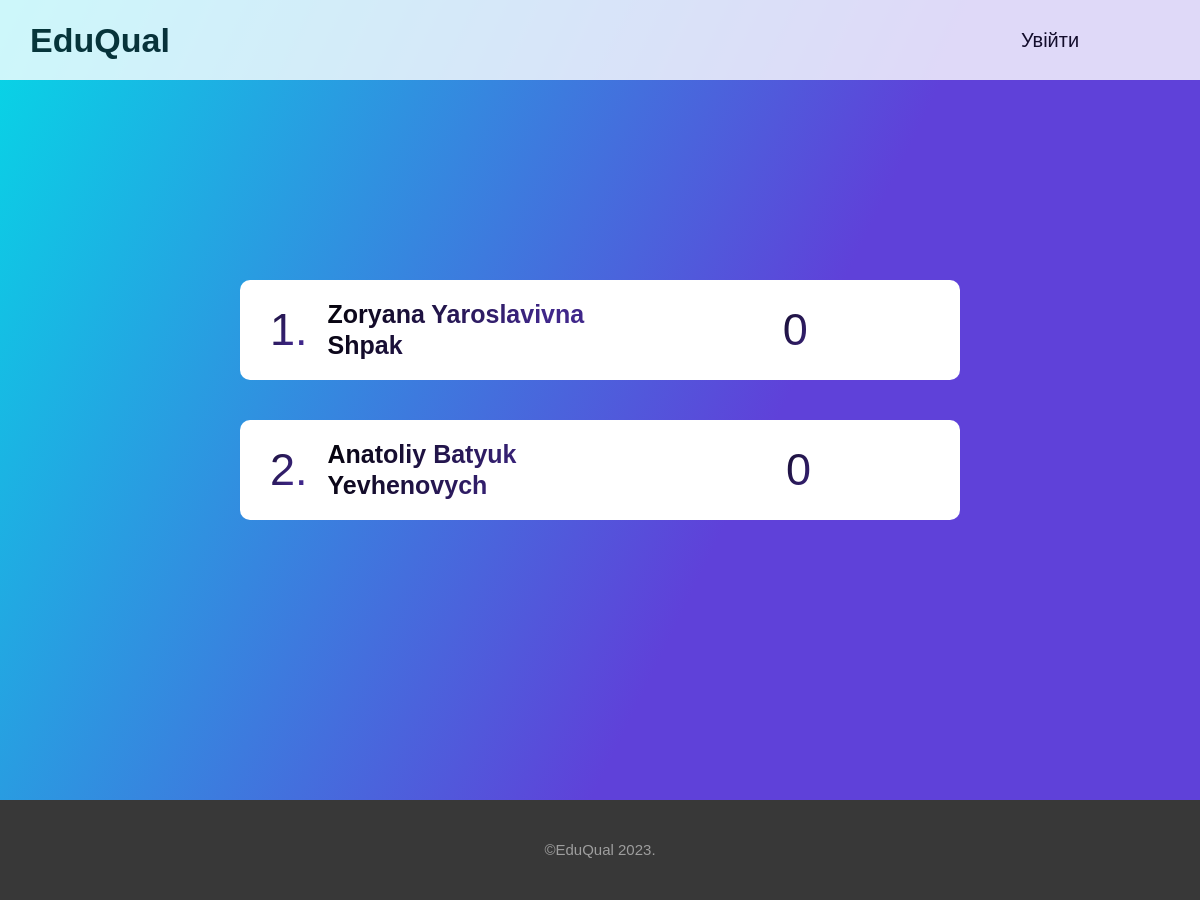
Before: /teachersrating/ with the older database file.
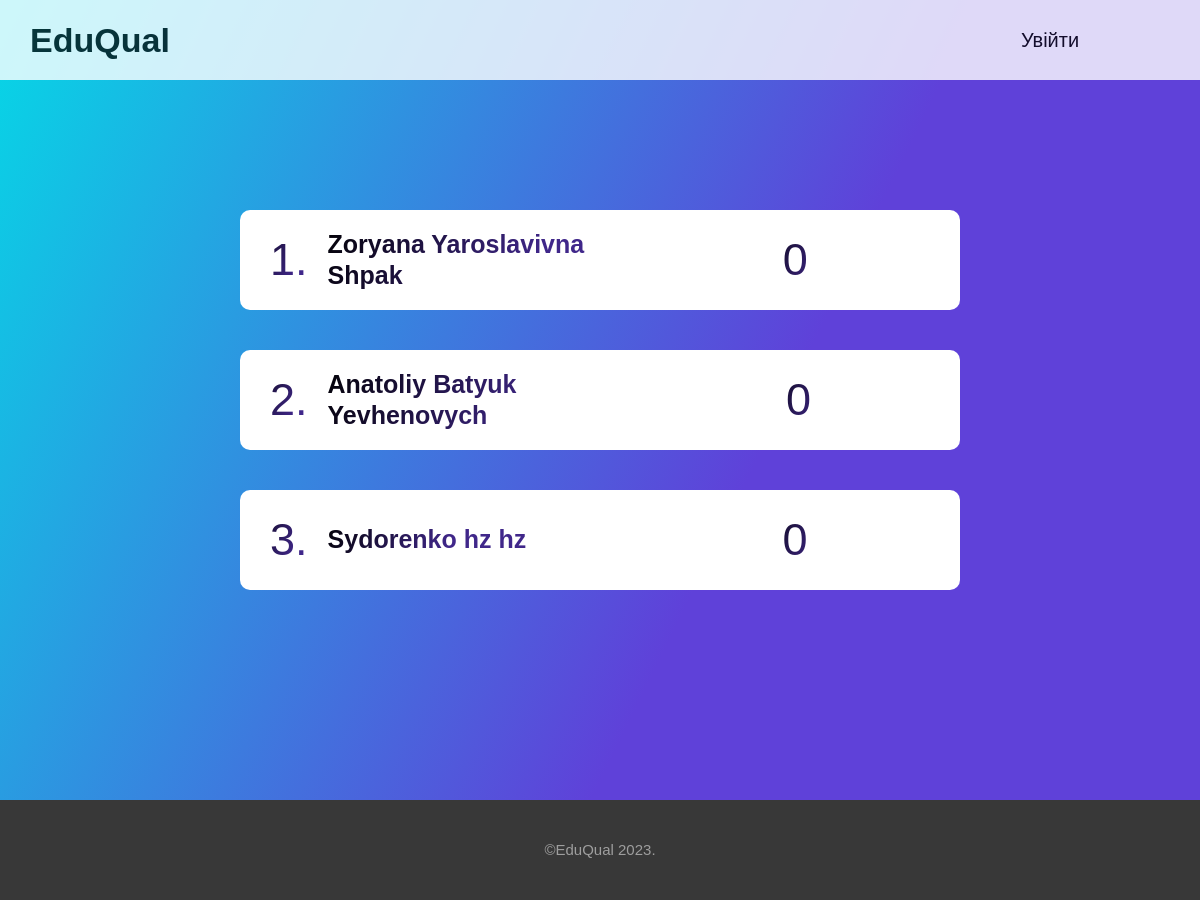
After: the same page with the newer database file.
### poll/models.py (models this page shows, shortened)
class Teacher(models.Model):
    firstname = models.CharField(max_length=30)
    lastname = models.CharField(max_length=30)
    surname = models.CharField(max_length=30)
    score = models.IntegerField(default=0)
    class Meta:
        verbose_name = "Teacher"
        verbose_name_plural = "Teachers"

### poll/views.py (the view)
# urls.py: path('teachersrating/', teachersRating, name='teachersRating'),
def teachersRating(request):
    context = {}
    context['members'] = Teacher.objects.order_by('score').reverse().all()
    return render(request, 'rating/rating.html', context=context)

### poll/templates/rating/rating.html (shortened to what this page needs)
{% load static %}
<!doctype html>
<html lang="en">
<head>
    <link rel="stylesheet" href="{% static 'style_rating.css' %}">
</head>
<body>
<div class="header disp">
    <div class="logo">
        <a href="{% url 'home' %}" class="logo-text disp"><b>EduQual</b></a>
    </div>
    <div class="menu disp">
        {% if user.is_authenticated %}
            <a class="item" href="{% url 'logout' %}">Вийти</a>
        {% else %}
            <a class="item" href="{% url 'login' %}">Увійти</a>
        {% endif %}
    </div>
</div>
<div class="rating-page disp-centr">
    {% for i in members %}
        <div class="rating disp">
            <div class="info disp">
                <div class="number text">
                    <p>{{ forloop.counter }}.</p>
                </div>
                <div class="name-secondname disp">
                    <p class="text">{{ i.firstname }} {{ i.lastname }} {{ i.surname }}</p>
                </div>
            </div>
            <div class="rating-result disp-centr">
                <div class="mark  text">
                    <p>{{ i.score }}</p>
                </div>
            </div>
        </div>
    {% endfor %}
</div>
<div class="sixth-page">
    <div class="text-six">©EduQual 2023.</div>
</div>
</body>
</html>

### staticfiles/style_rating.css (style rules this page uses)
body { margin: 0; font-family: 'Archivo', sans-serif; }
.disp { display: flex; }
.disp-centr { display: flex; align-items: center; justify-content: center; }
.header { height: 80px; width: 100%; background: #ffffff; opacity: 0.8; align-items: center; justify-content: space-between; position: fixed; }
.menu { width: 300px; align-items: center; justify-content: space-around; font-size: 20px; }
.logo-text { width: 200px; justify-content: space-around; margin: 0; font-size: 34px; color: #050f10; }
.rating-page { flex-direction: column; background: linear-gradient(115.99deg, #00E1E7 -3.86%, #5F41D9 61.74%); width: 100%; min-height: 90vh; padding: 40px 0 40px 0; }
.rating { transition: 0.4s; margin: 20px 0 20px 0; box-sizing: border-box; padding: 0 30px 0 30px; align-items: center; justify-content: space-between; width: 60%; height: 100px; background-color: white; border-radius: 10px; }
.info { align-items: center; height: 30%; }
.name-secondname { margin-left: 20px; align-items: center; }
.text { background: linear-gradient(115.99deg, #000000 -3.86%, #40278a 61.74%); -webkit-background-clip: text; -webkit-text-fill-color: transparent; font-style: normal; font-weight: 600; font-size: 25px; line-height: 125%; }
.number { font-size: 45px; font-weight: 300; }
.rating-result { width: 265px; margin: 0; }
.mark { margin-left: 30px; font-size: 45px; font-weight: 300; width: 60px; }
.sixth-page { display: flex; justify-content: center; align-items: center; width: 100%; height: 100px; background-color: #383838; }
.text-six { font-size: 15px; line-height: 20px; text-align: center; color: #9E9E9E; }
a { color: inherit; text-decoration: none; }

Changed rows visible on the page:
added Teacher: firstname "Sydorenko", lastname "hz", surname "hz", score "0"
